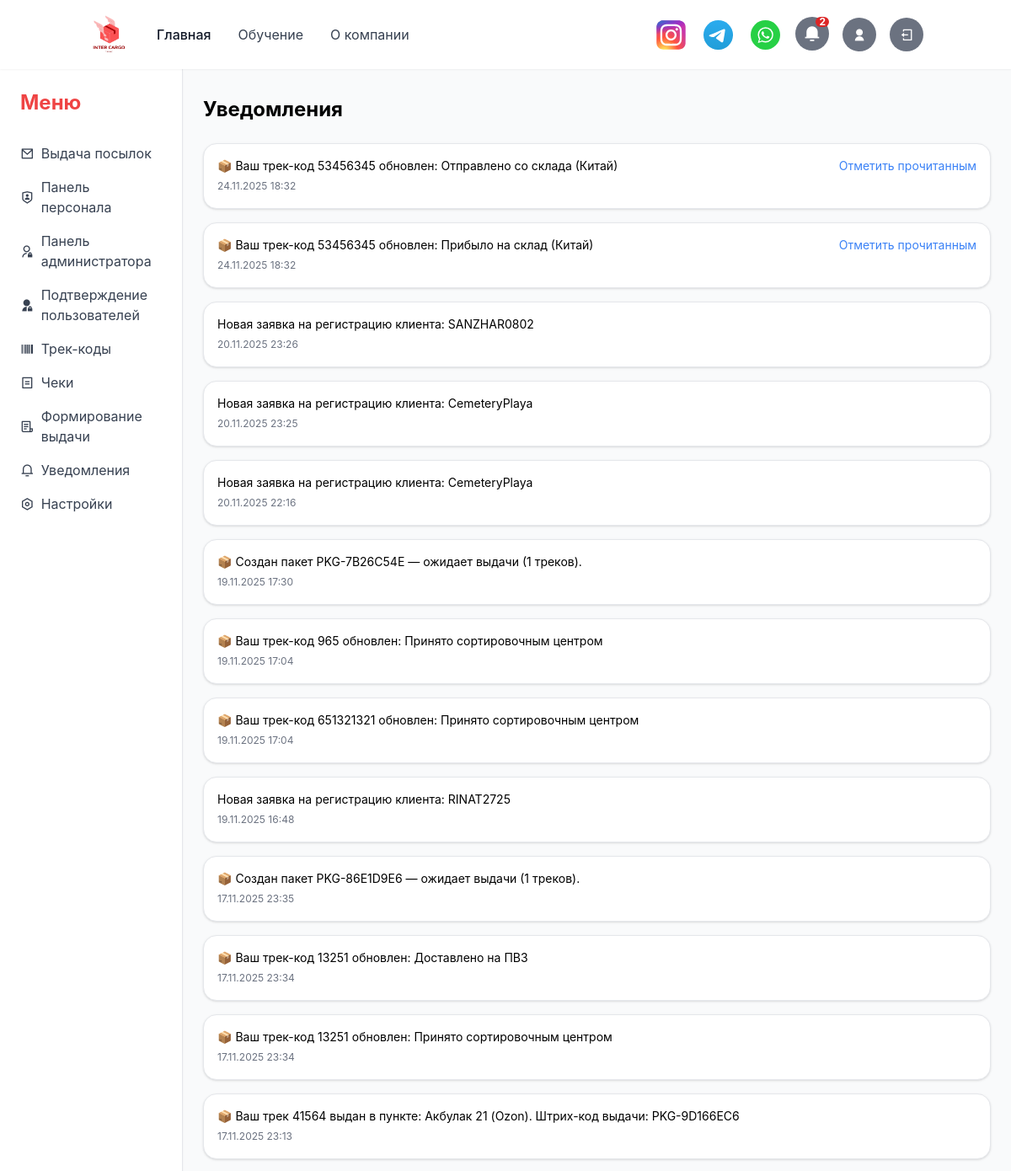
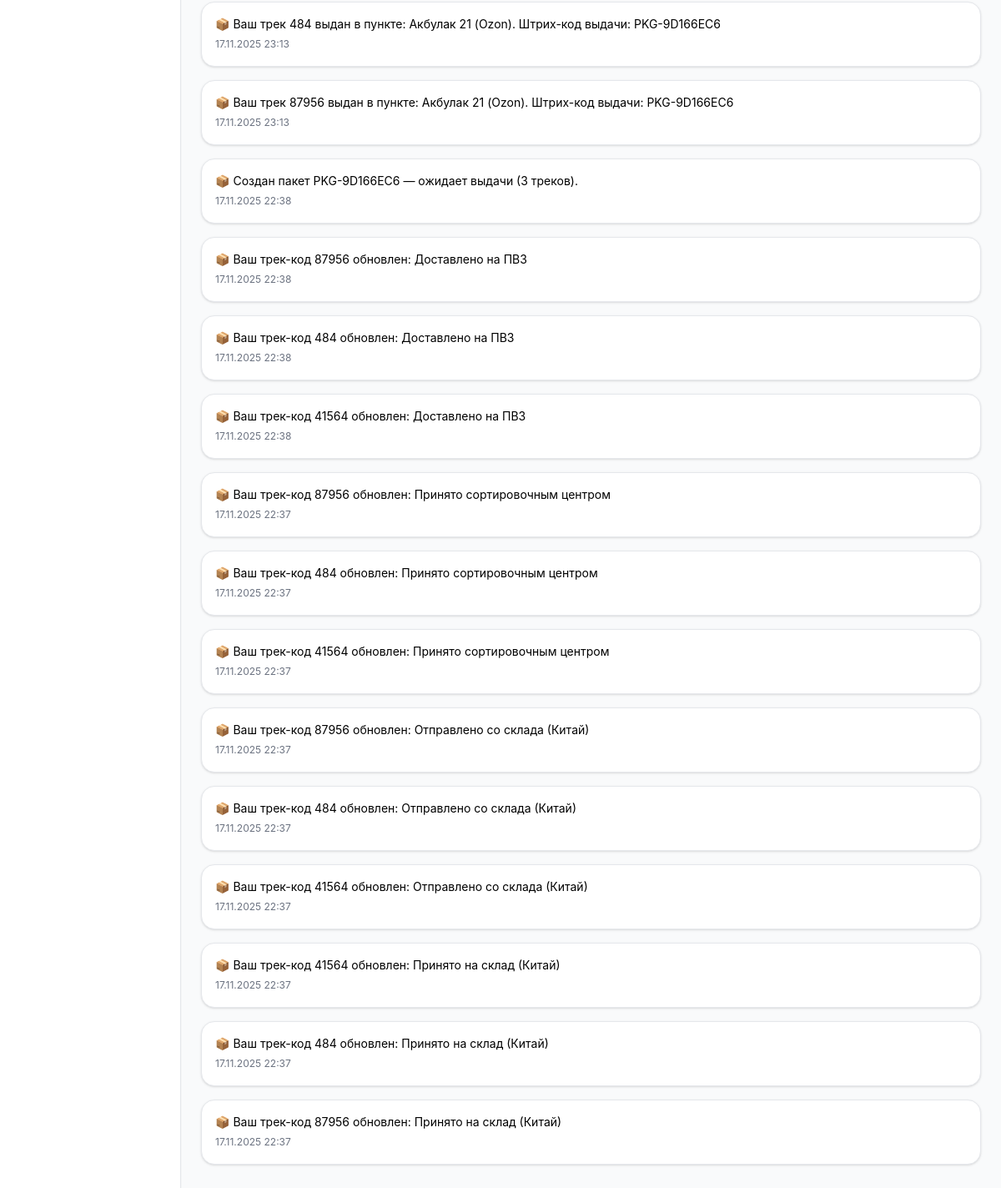
The app's page /profile/notifications/ (signed in) with its own data (2 pictures, top to bottom).
### myprofile/models.py (models this page shows, shortened)
class Notification(models.Model):
    user = models.ForeignKey(settings.AUTH_USER_MODEL, on_delete=models.CASCADE, related_name="notifications")
    message = models.CharField(max_length=255, verbose_name="Сообщение")
    is_read = models.BooleanField(default=False, verbose_name="Прочитано")
    created_at = models.DateTimeField(auto_now_add=True, verbose_name="Дата")

### myprofile/views/notifications.py (the view)
# urls.py: path('notifications/', notifications.notifications_list, name='notifications'),
@login_required
def notifications_list(request):
    notifications = Notification.objects.filter(user=request.user).order_by('-created_at')
    return render(request, 'notifications.html', {'notifications': notifications})

### myprofile/views/notifications.py (called while the page is built)
def notifications_context(request):
    if request.user.is_authenticated:
        unread_qs = Notification.objects.filter(user=request.user, is_read=False).order_by('-created_at')
        unread_count = unread_qs.count()
        header_notifications = unread_qs[:5]
        return {
            'unread': unread_count,
            'header_notifications': header_notifications
        }
    return {}

### myprofile/templates/notifications.html (shortened to what this page needs)
<!DOCTYPE html>
<html lang="ru">
{% load static %}
<head>
    <script src="https://cdn.tailwindcss.com/3.4.16"></script>
    <link rel="stylesheet" href="{% static 'styles/css2.css' %}"/>
    <link rel="stylesheet" href="{% static 'styles/styles.css' %}"/>
    <link rel="stylesheet" href="{% static 'styles/remixicon/remixicon.css' %}"/>
</head>
<body class="bg-gray-50 min-h-screen">
{% include 'includes/header.html' %}
    {% block content %}
    <div class="flex min-h-screen">
    {% include 'includes/sidebar.html' %}
        <div class="w-full px-6 py-8 mx-auto">
            <h1 class="text-2xl font-bold mb-6">Уведомления</h1>
            <div class="space-y-4">
            {% for notif in notifications %}
            <div class="border rounded-lg shadow bg-white p-4 flex justify-between items-start {% if not notif.is_read %}bg-gray-50{% endif %}">
                <div>
                <p class="text-sm">{{ notif.message }}</p>
                <span class="text-xs text-gray-500">{{ notif.created_at|date:"d.m.Y H:i" }}</span>
                </div>
                {% if not notif.is_read %}
                <a href="{% url 'mark_as_read' notif.id %}" class="text-blue-500 text-sm hover:underline">Отметить прочитанным</a>
                {% endif %}
            </div>
            {% empty %}
            <p class="text-gray-500">Уведомлений нет.</p>
            {% endfor %}
            </div>
        </div>
    </div>
    {% endblock %}
</body>
</html>

### mainview/static/styles/styles.css (style rules this page uses)
body { font-family: 'Inter', sans-serif; }

### records on screen
Notification: message "📦 Ваш трек-код 53456345 обновлен: Отправлено со склада (Китай)", created_at "24.11.2025 18:32", is_read "Отметить прочитанным"
Notification: message "📦 Ваш трек-код 53456345 обновлен: Прибыло на склад (Китай)", created_at "24.11.2025 18:32", is_read "Отметить прочитанным"
Notification: message "Новая заявка на регистрацию клиента: SANZHAR0802", created_at "20.11.2025 23:26"
Notification: message "Новая заявка на регистрацию клиента: CemeteryPlaya", created_at "20.11.2025 23:25"
Notification: message "Новая заявка на регистрацию клиента: CemeteryPlaya", created_at "20.11.2025 22:16"
Notification: message "📦 Создан пакет PKG-7B26C54E — ожидает выдачи (1 треков).", created_at "19.11.2025 17:30"
Notification: message "📦 Ваш трек-код 965 обновлен: Принято сортировочным центром", created_at "19.11.2025 17:04"
Notification: message "📦 Ваш трек-код 651321321 обновлен: Принято сортировочным центром", created_at "19.11.2025 17:04"
Notification: message "Новая заявка на регистрацию клиента: RINAT2725", created_at "19.11.2025 16:48"
Notification: message "📦 Создан пакет PKG-86E1D9E6 — ожидает выдачи (1 треков).", created_at "17.11.2025 23:35"
Notification: message "📦 Ваш трек-код 13251 обновлен: Доставлено на ПВЗ", created_at "17.11.2025 23:34"
Notification: message "📦 Ваш трек-код 13251 обновлен: Принято сортировочным центром", created_at "17.11.2025 23:34"
Notification: message "📦 Ваш трек 41564 выдан в пункте: Акбулак 21 (Ozon). Штрих-код выдачи: PKG-9D166EC6", created_at "17.11.2025 23:13"
Notification: message "📦 Ваш трек 484 выдан в пункте: Акбулак 21 (Ozon). Штрих-код выдачи: PKG-9D166EC6", created_at "17.11.2025 23:13"
Notification: message "📦 Ваш трек 87956 выдан в пункте: Акбулак 21 (Ozon). Штрих-код выдачи: PKG-9D166EC6", created_at "17.11.2025 23:13"
Notification: message "📦 Создан пакет PKG-9D166EC6 — ожидает выдачи (3 треков).", created_at "17.11.2025 22:38"
Notification: message "📦 Ваш трек-код 87956 обновлен: Доставлено на ПВЗ", created_at "17.11.2025 22:38"
Notification: message "📦 Ваш трек-код 484 обновлен: Доставлено на ПВЗ", created_at "17.11.2025 22:38"
Notification: message "📦 Ваш трек-код 41564 обновлен: Доставлено на ПВЗ", created_at "17.11.2025 22:38"
Notification: message "📦 Ваш трек-код 87956 обновлен: Принято сортировочным центром", created_at "17.11.2025 22:37"
Notification: message "📦 Ваш трек-код 484 обновлен: Принято сортировочным центром", created_at "17.11.2025 22:37"
Notification: message "📦 Ваш трек-код 41564 обновлен: Принято сортировочным центром", created_at "17.11.2025 22:37"
Notification: message "📦 Ваш трек-код 87956 обновлен: Отправлено со склада (Китай)", created_at "17.11.2025 22:37"
Notification: message "📦 Ваш трек-код 484 обновлен: Отправлено со склада (Китай)", created_at "17.11.2025 22:37"
Notification: message "📦 Ваш трек-код 41564 обновлен: Отправлено со склада (Китай)", created_at "17.11.2025 22:37"
Notification: message "📦 Ваш трек-код 41564 обновлен: Принято на склад (Китай)", created_at "17.11.2025 22:37"
Notification: message "📦 Ваш трек-код 484 обновлен: Принято на склад (Китай)", created_at "17.11.2025 22:37"
Notification: message "📦 Ваш трек-код 87956 обновлен: Принято на склад (Китай)", created_at "17.11.2025 22:37"

### other values on screen
{{ unread }} "2"
